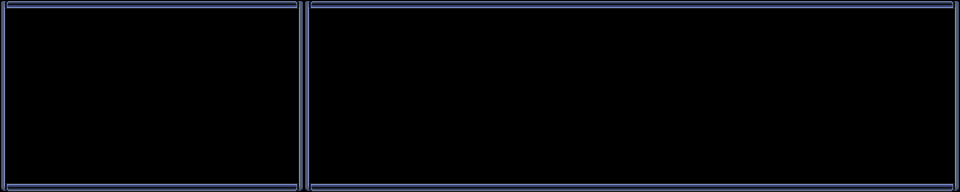

This is a level from a 2D game, rendered from its Tiled map with the project's own tilesets. A one-line summary and the map file follow, with tile-layer data summarised:
An orthogonal 60x12 tile map with 16x16 px tiles, 2 tile layers (behind, bront).

<map version="1.0" orientation="orthogonal" width="60" height="12" tilewidth="16" tileheight="16">
 <tileset firstgid="1" name="Window_b_00" tilewidth="16" tileheight="16">
  <image source="Window_b_00.png" width="128" height="128" />
 </tileset>
 <layer name="behind" width="60" height="12" opacity="0.66">
  <data>[720 cells, 720 non-empty, 1 distinct tile ids]</data>
 </layer>
 <layer name="bront" width="60" height="12">
  <data>[720 cells, 160 non-empty, 9 distinct tile ids]</data>
 </layer>
</map>
